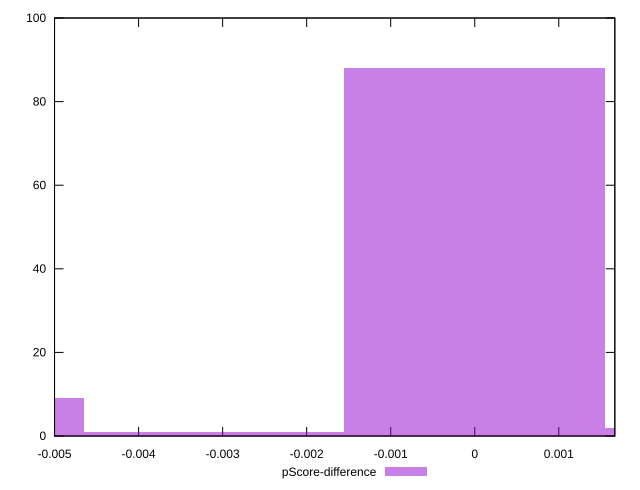

Write the gnuplot code that produced this figure.
reset

$pScoreDifference <<EOF
0 88
-0.006201959471962914 9
-0.003100979735981457 1
0.003100979735981457 2
EOF

set key outside below
set boxwidth 0.003100979735981457
set xrange [-0.0050000000000000044:0.0016666666666667052]
set yrange [0:100]
set trange [0:100]
set style fill transparent solid 0.5 noborder
set terminal svg size 640, 490 enhanced background rgb 'white'
set output "report_00014_2021-02-09T15:56:05.503Z/unminified-css/samples/pages+cached/pScore-difference/histogram.svg"

plot $pScoreDifference title "pScore-difference" with boxes

reset
